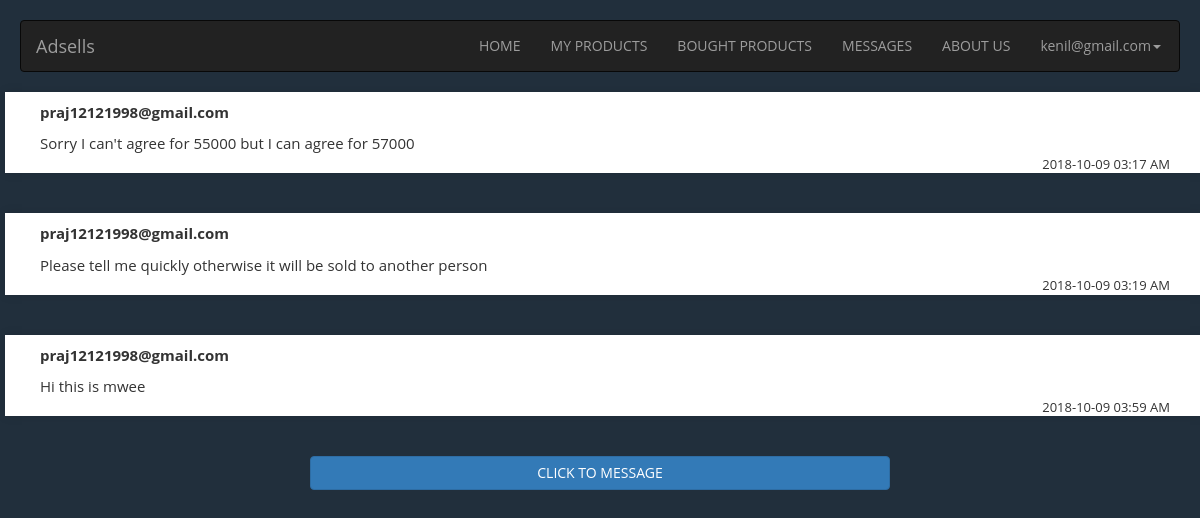
Screenshot of /message.php (signed in) with the database file from the repository.
### tables this page shows
CREATE TABLE `Messages` (
  `msg_id` int(100) NOT NULL AUTO_INCREMENT,
  `sender_id` varchar(255) DEFAULT NULL,
  `receiver_id` varchar(255) DEFAULT NULL,
  `message` varchar(255) DEFAULT NULL,
  `msg_date` varchar(255) DEFAULT NULL,
  `msg_time` varchar(255) DEFAULT NULL,
  PRIMARY KEY (`msg_id`),
  KEY `sender_id` (`sender_id`),
  KEY `receiver_id` (`receiver_id`),
  CONSTRAINT `Messages_ibfk_1` FOREIGN KEY (`sender_id`) REFERENCES `Users` (`Nitc_email_id`),
  CONSTRAINT `Messages_ibfk_2` FOREIGN KEY (`receiver_id`) REFERENCES `Users` (`Nitc_email_id`)
);

### message.php (the view, shortened to what this page needs)
<?php
  require('inc/config.php');
?>
<!DOCTYPE html>
<html>
<head>
	 <link rel="stylesheet" href="https://maxcdn.bootstrapcdn.com/bootstrap/3.3.7/css/bootstrap.min.css">
  <link rel="stylesheet" type="text/css" href="css/footer.css">
  <link rel="stylesheet" type="text/css" href="css/advertise.css">
  <link rel="stylesheet" type="text/css" href="css/purchase.css">
</head>
<body style="background-color: #212F3C;">
	<nav class="navbar navbar-inverse">
  <div class="container">
    <div class="navbar-header">
      <a class="navbar-brand" href="home.php">Adsells</a>
    </div>
    <div class="collapse navbar-collapse" id="myNavbar">
      <ul class="nav navbar-nav navbar-right">
        <li><a href="home.php">HOME</a></li>
        <li><a href="my_products.php">MY PRODUCTS</a></li>
        <li><a href="bought_products.php">BOUGHT PRODUCTS</a></li>
        <li><a href="message.php">MESSAGES</a></li>
        <li><a href="about_us.php">ABOUT US</a></li>
        <li class="dropdown"><a href="#" class="dropdown-toggle" data-toggle="dropdown"><?php echo $_SESSION['email']; ?><span class="caret"></span></a>
        </li>
      </ul>
    </div>
  </div>
</nav>
<?php
    $email_id = $_SESSION['email'];
    $query = "SELECT * FROM Messages WHERE receiver_id ='$email_id'";
    $result = mysqli_query($db,$query);
    while ($row = mysqli_fetch_assoc($result)){
          $sender_id = $row["sender_id"];
          ?>
         <div class="container">
<div class="row row-margin-bottom">
            <div class="col-md-12 no-padding lib-item" data-category="view">
                <div class="lib-panel">
                    <div class="row box-shadow">
                        <div class="col-md-12">
                            <div class="lib-row lib-message">
                                <b><?php echo $sender_id; ?></b>
                            </div>
                            <div class="lib-row lib-data">
                                 <?php echo $row["message"]; ?>
                            </div>
                            <div class="lib-row lib-desc" style="text-align: right;">
                                 <?php echo $row["msg_date"]." ".$row["msg_time"]; ?>
                            </div>
                        </div>
                    </div>
                </div>
            </div>
        </div>
      </div>
    <?php
    }
?>
<a href="send_message.php"><center><button style="width: 50%;" type="submit" id="sold" name="sold" class="btn btn-primary" >CLICK TO MESSAGE</button></center></a>

### css/purchase.css (style rules this page uses)
body { padding: 20px; font-family: 'Open Sans', sans-serif; background-color: #f7f7f7; }
.lib-panel { margin-bottom: 20px; }
.lib-panel .row, .lib-panel .col-md-6 { padding: 0; background-color: #FFFFFF; }
.lib-panel .lib-row { padding: 0 20px 0 20px; }
.lib-panel .lib-row.lib-data { background-color: #FFFFFF; font-size: 15px; padding: 0px 20px 0 20px; }
.lib-panel .lib-row.lib-message { background-color: #FFFFFF; font-size: 15px; padding: 10px 20px 10px 20px; }
.lib-panel .lib-row.lib-desc { position: relative; height: 100%; display: block; font-size: 13px; }
.row-margin-bottom { margin-bottom: 20px; }
.box-shadow { -webkit-box-shadow: 0 0 10px 0 rgba(0,0,0,.10); box-shadow: 0 0 10px 0 rgba(0,0,0,.10); }
.no-padding { padding: 0; }

### rows the page displays
messages: sender "praj12121998@gmail.com", message "Sorry I can't agree for 55000 but I can agree for 57000", msg_date "2018-10-09", msg_time "03:17 AM"
messages: sender "praj12121998@gmail.com", message "Please tell me quickly otherwise it will be sold to another person", msg_date "2018-10-09", msg_time "03:19 AM"
messages: sender "praj12121998@gmail.com", message "Hi this is mwee", msg_date "2018-10-09", msg_time "03:59 AM"

### other values shown
$_SESSION['email'] "kenil@gmail.com"
